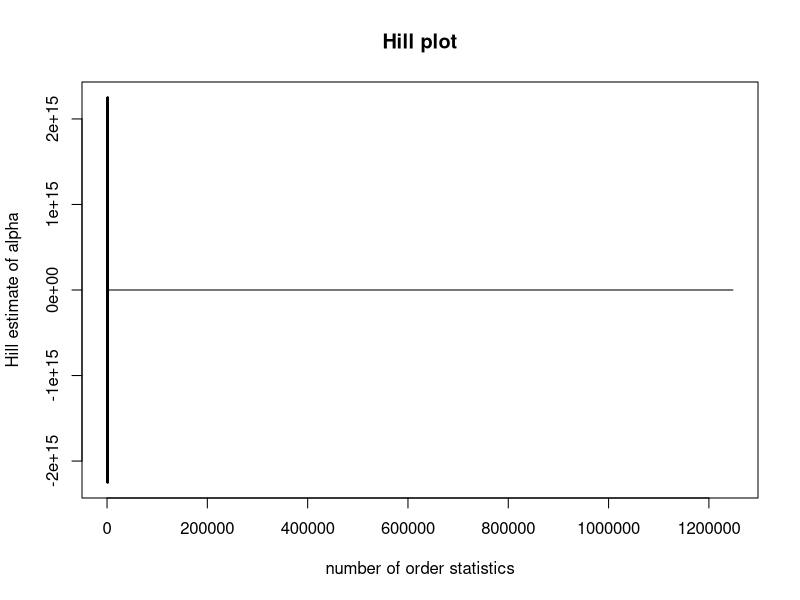

Here is the R script that generated this plot:
install.packages("igraph")
library('igraph')
bar<-sample_pa(40,power=10,m=3,directed=FALSE)
barmat<-as_adjacency_matrix(bar)
gr<-graph_from_adjacency_matrix(barmat,mode="undirected")
barmatfull<-as.matrix(barmat)
barmatsq<-barmatfull%*%barmatfull
barlist<-c()
barbara<-c()
c=1
for(i in barmatsq){
  for(j in lower.tri(barmatsq)){
    if(j==TRUE){
      barlist[c]=i
      c=c+1
    }
  }
}
m<-1
for(i in as.matrix(barmat)){
  for(j in lower.tri(as.matrix(barmat))){
    if(j==1){
      barbara[m]=i
      m=m+1
    }
  }
}
Hillalpha<-function(x)
{
  ordered <- rev(sort(x))
  ordered <- ordered[ordered[] > 0.]
  n <- length(x)
  loggs <- log(ordered)
  hill <- cumsum(loggs[1.:(n - 1.)])/(1.:(n - 1.)) - loggs[2.:n]
  hill <- 1./hill
  plot(1.:length(hill), hill, 
       type = "l", xlab = "number of order statistics", 
       ylab = "Hill estimate of alpha", main="Hill plot") 
}
Hillalpha(barlist)
